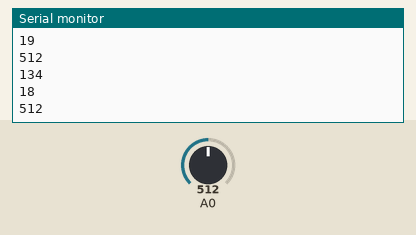
The sketch below on a simulated Arduino Uno, built with avr-gcc and run on an emulated ATmega328P. Parts: the last lines printed to the serial monitor. Inputs (shaded band) come from the test bench; at power-on: A0 = 512. Random numbers use the default seed unless the sketch sets one.

Above: at 1.2 s.
1.3 s: A0 set to 716
At 2.6 s:
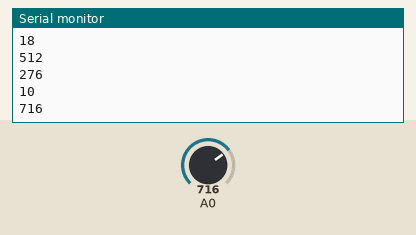
2.8 s: A0 set to 900
At 3.8 s:
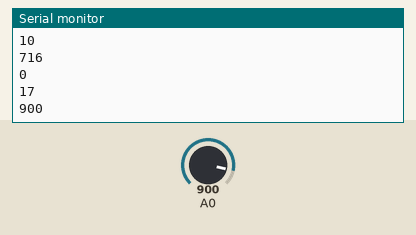
Timing chart, 0 to 5.8 s (numbered marks = the images above; inputs shaded):
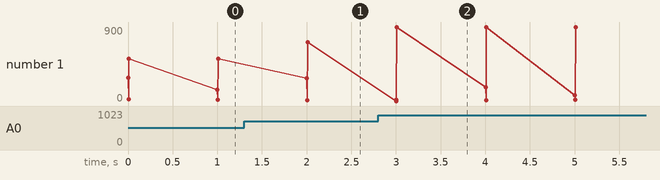

The sketch:

sketch_mar27b.ino
```cpp
long rnd; //long turunde degısken belırledık

void setup() {
  // put your setup code here, to run once:
  Serial.begin(9600);
  randomSeed(analogRead(0));  /*Arduino’da rastgele sayı üretimi için random()
  fonksiyonunu kullanıyoruz. Ancak, bu fonksiyon tamamen rastgele (true random) değildir,
  aslında belirli bir algoritmaya dayalı olarak sayı üretir.
Eğer Arduino'yu her açtığında aynı başlangıç değerini (seed) kullanırsan,
üretilen rastgele sayılar her seferinde aynı sırayla olur. Bunu önlemek için
randomSeed() kullanarak rastgelelik için bir başlangıç noktası belirleriz.*/
}

void loop() {
  // put your main code here, to run repeatedly:
  //0 ve 299 arasında sınırlar dahil
  rnd = random(300);
  Serial.println(rnd);

  // 10 ve 19 arasında sınırlar dahil
  rnd = random(10, 20);
  Serial.println(rnd);
  Serial.println(analogRead(0));
  Serial.println();

  delay(1000);
}
```

Measured:
- after the input at 1.3 s, the serial monitor: prints a new line after 0.71 s (image 1)
- after the input at 2.8 s, the serial monitor: prints a new line after 0.21 s (image 2)
- plotted number 1: 512 → 716 after the input at 1.3 s, 716 → 900 after the input at 2.8 s
